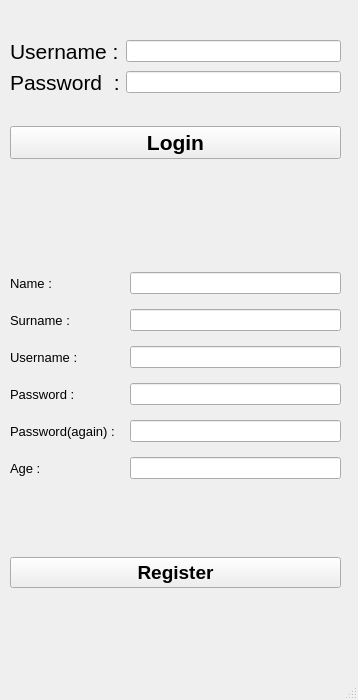
<?xml version="1.0" encoding="UTF-8"?>
<ui version="4.0">
 <class>LoginWindow</class>
 <widget class="QMainWindow" name="LoginWindow">
  <property name="geometry">
   <rect>
    <x>0</x>
    <y>0</y>
    <width>358</width>
    <height>700</height>
   </rect>
  </property>
  <property name="windowTitle">
   <string>Login</string>
  </property>
  <widget class="QWidget" name="centralwidget">
   <widget class="QWidget" name="layoutWidget">
    <property name="geometry">
     <rect>
      <x>10</x>
      <y>14</y>
      <width>331</width>
      <height>171</height>
     </rect>
    </property>
    <layout class="QGridLayout" name="gridLayout_2">
     <item row="2" column="0">
      <widget class="QPushButton" name="loginBtn">
       <property name="font">
        <font>
         <pointsize>16</pointsize>
         <weight>75</weight>
         <bold>true</bold>
        </font>
       </property>
       <property name="mouseTracking">
        <bool>false</bool>
       </property>
       <property name="autoFillBackground">
        <bool>false</bool>
       </property>
       <property name="text">
        <string>Login</string>
       </property>
      </widget>
     </item>
     <item row="0" column="0">
      <layout class="QGridLayout" name="gridLayout">
       <item row="0" column="0">
        <widget class="QLabel" name="label1">
         <property name="font">
          <font>
           <family>MS Shell Dlg 2</family>
           <pointsize>16</pointsize>
           <weight>50</weight>
           <italic>false</italic>
           <bold>false</bold>
          </font>
         </property>
         <property name="styleSheet">
          <string notr="true">font: 16pt &quot;MS Shell Dlg 2&quot;;</string>
         </property>
         <property name="text">
          <string>Username :</string>
         </property>
        </widget>
       </item>
       <item row="1" column="1">
        <widget class="QLineEdit" name="password"/>
       </item>
       <item row="0" column="1">
        <widget class="QLineEdit" name="userName"/>
       </item>
       <item row="1" column="0">
        <widget class="QLabel" name="label2">
         <property name="font">
          <font>
           <family>MS Shell Dlg 2</family>
           <pointsize>16</pointsize>
           <weight>50</weight>
           <italic>false</italic>
           <bold>false</bold>
          </font>
         </property>
         <property name="styleSheet">
          <string notr="true">font: 16pt &quot;MS Shell Dlg 2&quot;;</string>
         </property>
         <property name="text">
          <string>Password  :</string>
         </property>
        </widget>
       </item>
      </layout>
     </item>
    </layout>
   </widget>
   <widget class="QWidget" name="layoutWidget_2">
    <property name="geometry">
     <rect>
      <x>10</x>
      <y>200</y>
      <width>331</width>
      <height>461</height>
     </rect>
    </property>
    <layout class="QVBoxLayout" name="verticalLayout">
     <item>
      <layout class="QGridLayout" name="gridLayout_3">
       <property name="spacing">
        <number>15</number>
       </property>
       <item row="5" column="0">
        <widget class="QLabel" name="label_5">
         <property name="font">
          <font>
           <pointsize>10</pointsize>
          </font>
         </property>
         <property name="text">
          <string>Password :</string>
         </property>
        </widget>
       </item>
       <item row="2" column="1">
        <widget class="QLineEdit" name="snameTxt"/>
       </item>
       <item row="4" column="0">
        <widget class="QLabel" name="label_4">
         <property name="font">
          <font>
           <pointsize>10</pointsize>
          </font>
         </property>
         <property name="text">
          <string>Username :</string>
         </property>
        </widget>
       </item>
       <item row="7" column="0">
        <widget class="QLabel" name="label_8">
         <property name="font">
          <font>
           <pointsize>10</pointsize>
          </font>
         </property>
         <property name="text">
          <string>Age :</string>
         </property>
        </widget>
       </item>
       <item row="7" column="1">
        <widget class="QLineEdit" name="ageTxt"/>
       </item>
       <item row="6" column="1">
        <widget class="QLineEdit" name="password2Txt"/>
       </item>
       <item row="5" column="1">
        <widget class="QLineEdit" name="passwordTxt"/>
       </item>
       <item row="4" column="1">
        <widget class="QLineEdit" name="userNameTxt"/>
       </item>
       <item row="2" column="0">
        <widget class="QLabel" name="label_6">
         <property name="font">
          <font>
           <pointsize>10</pointsize>
          </font>
         </property>
         <property name="text">
          <string>Surname :</string>
         </property>
        </widget>
       </item>
       <item row="1" column="0">
        <widget class="QLabel" name="label_3">
         <property name="font">
          <font>
           <pointsize>10</pointsize>
          </font>
         </property>
         <property name="text">
          <string>Name :</string>
         </property>
        </widget>
       </item>
       <item row="1" column="1">
        <widget class="QLineEdit" name="nameTxt"/>
       </item>
       <item row="6" column="0">
        <widget class="QLabel" name="label_7">
         <property name="font">
          <font>
           <pointsize>10</pointsize>
          </font>
         </property>
         <property name="text">
          <string>Password(again) :</string>
         </property>
        </widget>
       </item>
      </layout>
     </item>
     <item>
      <widget class="QPushButton" name="RegBtn">
       <property name="font">
        <font>
         <pointsize>14</pointsize>
         <weight>75</weight>
         <bold>true</bold>
        </font>
       </property>
       <property name="contextMenuPolicy">
        <enum>Qt::DefaultContextMenu</enum>
       </property>
       <property name="autoFillBackground">
        <bool>false</bool>
       </property>
       <property name="text">
        <string>Register</string>
       </property>
      </widget>
     </item>
    </layout>
   </widget>
  </widget>
  <widget class="QStatusBar" name="statusbar"/>
 </widget>
 <resources/>
 <connections/>
</ui>
